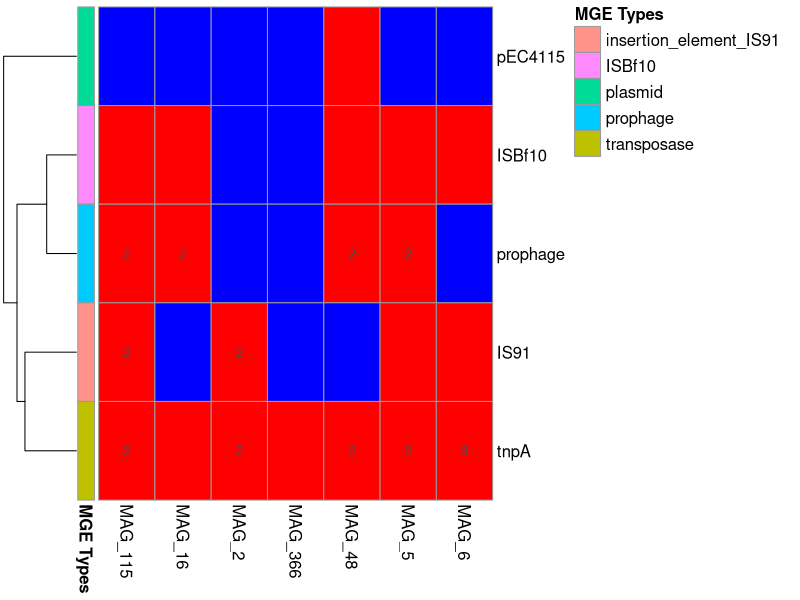

The R script that drew this image:
rm(list = ls())

##pheatmap
result.m <- read.table("M.hypo_7_MGE_5.xls",header = T,sep = "\t",row.names = 1,check.names = F)
result.count.m <- read.table("M.hypo_7_MGE_5_countNum.xls",header = T,sep = "\t",row.names = 1,check.names = F)

dt <- result.m[,2:8]
dt[,1:7] <- lapply(dt[,1:7],as.numeric)
anno <- as.data.frame(result.m[,1])
names(anno) <- "MGE Types"
rownames(anno) <- rownames(dt)

#add VF number
dt.num <- as.matrix(result.count.m[,-1]) 

library(pheatmap)
library(gplots)
library(ggplot2)
tiff(filename = "M.hyo_7_MGE_5.pheatmap.tif",width = 3500,height = 2000,res=600,compression="lzw")
pheatmap(dt,cluster_rows =T,cluster_cols =F,
         color = bluered(100),fontsize=12,
         legend = F,
         display_numbers = matrix(ifelse((dt.num > 1 & !is.na(dt.num)),dt.num,""),nrow(dt.num)),
         annotation_row  = anno,
         annotation_legend=T)
dev.off()
